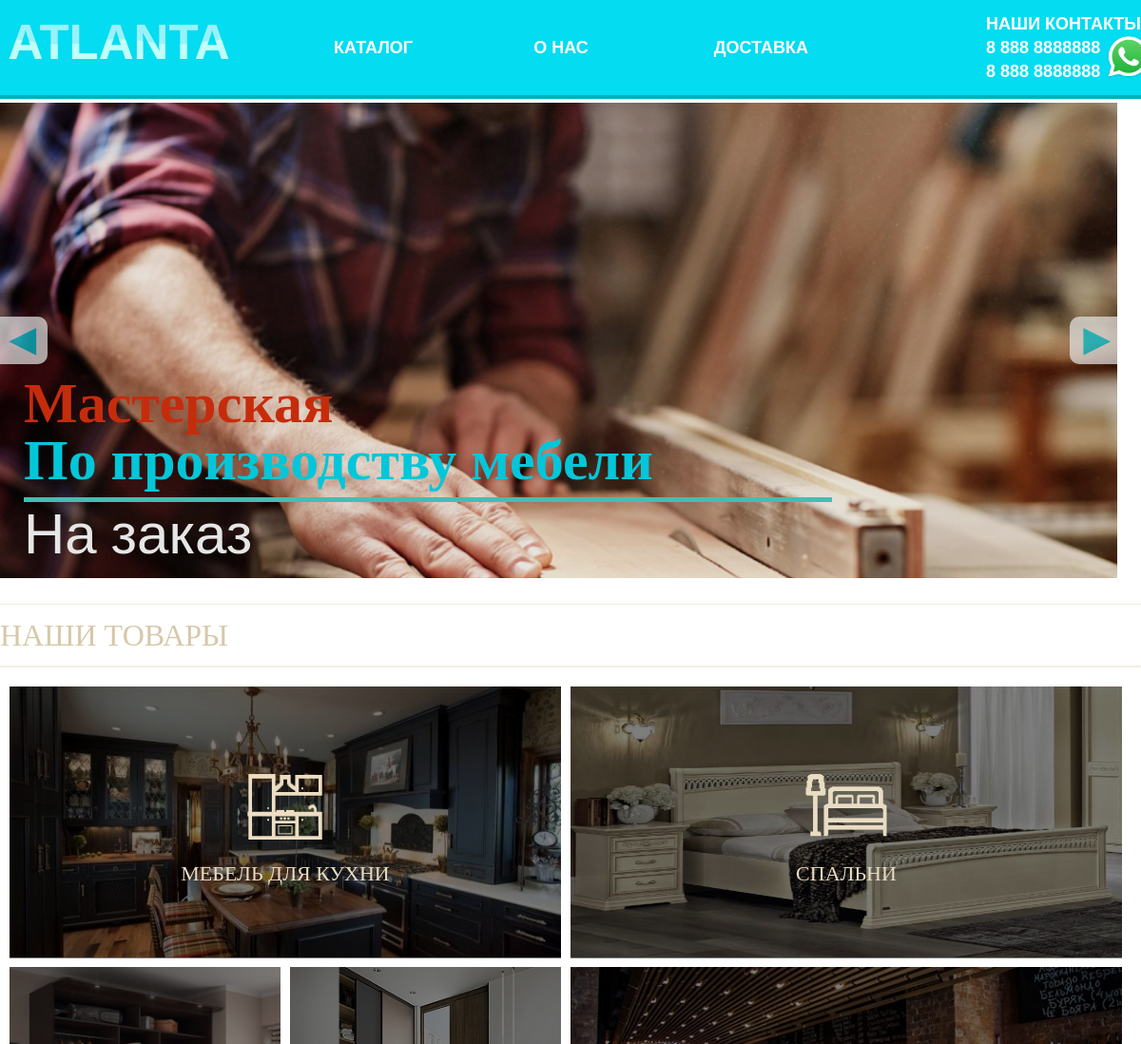
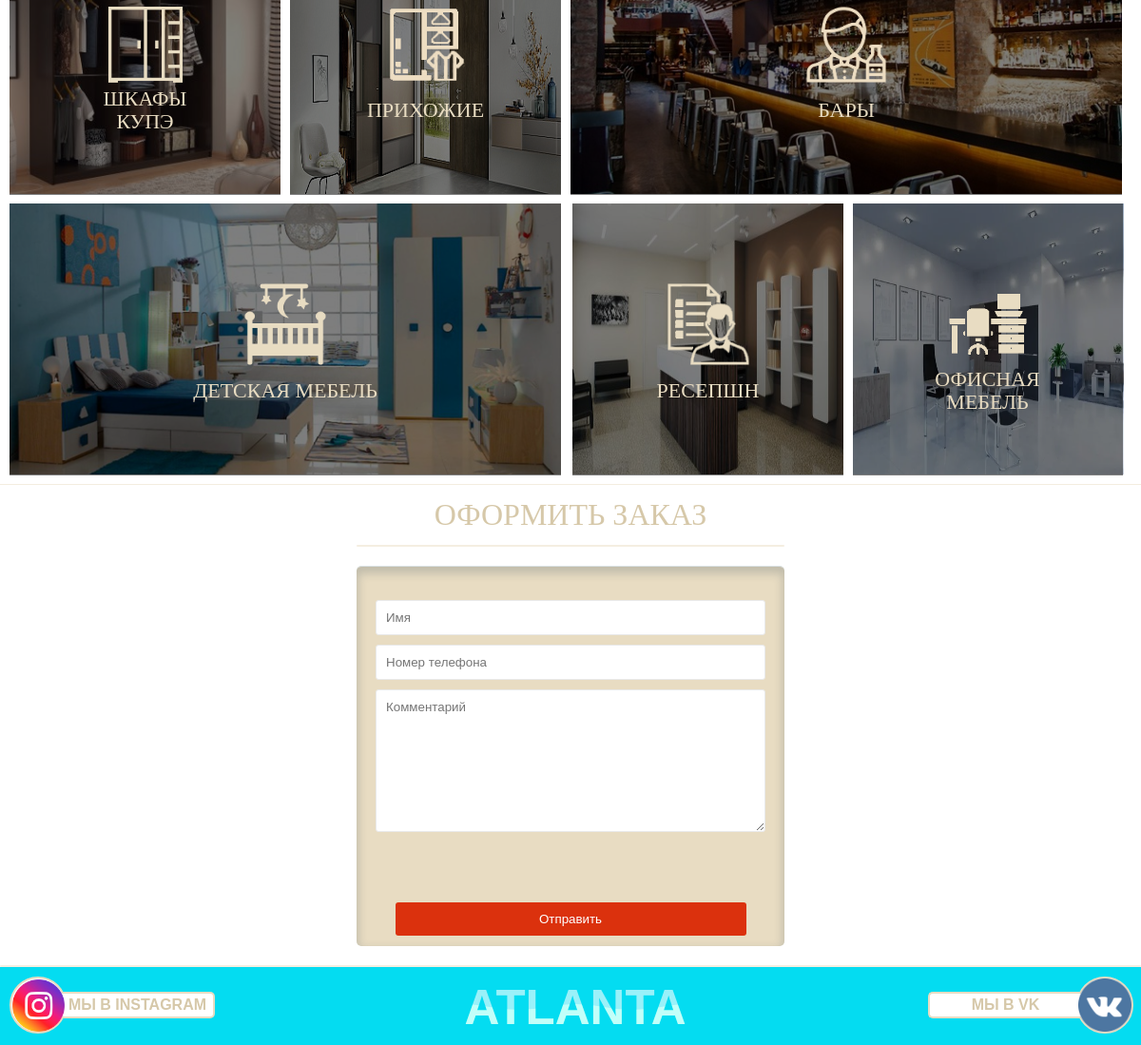
The page / on the database its author committed (2 pictures, top to bottom).
### main_content/models.py (models this page shows, shortened)
class Main(models.Model):
    main_img = models.ImageField(upload_to='car_img/', verbose_name='Большие картинки', null=True)
    main_mini_img = models.ImageField(upload_to='car_img/mini/', verbose_name='Маленькие картинки', null=True)
    main_title = models.CharField(max_length=200, verbose_name='Название блока')
    maim_date_add = models.DateTimeField(auto_now_add=True, verbose_name='Время создания')
    maim_date = models.DateTimeField(auto_now=True, verbose_name='Время изменения')
    class Meta:
        verbose_name = 'Блок контент'
        verbose_name_plural = 'Блоки контента'

### WWT/views.py (the view)
# urls.py: path('', wwt_def, name='home_page'),
def wwt_def(request):
    all_content = Main.objects.all()
    content_img1 = all_content[0].main_img.url
    content_img_mini1 = all_content[0].main_mini_img.url
    content_title1 = all_content[0].main_title
    content_img2 = all_content[1].main_img.url
    content_img_mini2 = all_content[1].main_mini_img.url
    content_title2 = all_content[1].main_title
    content_img3 = all_content[2].main_img.url
    content_img_mini3 = all_content[2].main_mini_img.url
    content_title3 = all_content[2].main_title
    content_img4 = all_content[3].main_img.url
    content_img_mini4 = all_content[3].main_mini_img.url
    content_title4 = all_content[3].main_title
    content_img5 = all_content[4].main_img.url
    content_img_mini5 = all_content[4].main_mini_img.url
    content_title5 = all_content[4].main_title
    content_img6 = all_content[5].main_img.url
    content_img_mini6 = all_content[5].main_mini_img.url
    content_title6 = all_content[5].main_title
    content_img7 = all_content[6].main_img.url
    content_img_mini7 = all_content[6].main_mini_img.url
    content_title7 = all_content[6].main_title
    content_img8 = all_content[7].main_img.url
    content_img_mini8 = all_content[7].main_mini_img.url
    content_title8 = all_content[7].main_title
    car_list_all = WWT.objects.all()
    form_product = OrderForm()
    car_img1 = car_list_all[0].car_img.url
    car_img2 = car_list_all[1].car_img.url
    car_img3 = car_list_all[2].car_img.url
    car_img4 = car_list_all[3].car_img.url
    car_img5 = car_list_all[4].car_img.url
    car_title1 = car_list_all[0].car_title
    car_title2 = car_list_all[1].car_title
    car_title3 = car_list_all[2].car_title
    car_title4 = car_list_all[3].car_title
    car_title5 = car_list_all[4].car_title
    content_list = {
        'content_img1': content_img1,
        'content_title1': content_title1,
        'content_img_mini1': content_img_mini1,
        'content_img2': content_img2,
        'content_title2': content_title2,
        'content_img_mini2': content_img_mini2,
        'content_img3': content_img3,
        'content_title3': content_title3,
        'content_img_mini3': content_img_mini3,
        'content_img4': content_img4,
        'content_title4': content_title4,
        'content_img_mini4': content_img_mini4,
        'content_img5': content_img5,
        'content_title5': content_title5,
        'content_img_mini5': content_img_mini5,
        'content_img6': content_img6,
        'content_title6': content_title6,
        'content_img_mini6': content_img_mini6,
        'content_img7': content_img7,
        'content_title7': content_title7,
        'content_img_mini7': content_img_mini7,
        'content_img8': content_img8,
        'content_title8': content_title8,
        'content_img_mini8': content_img_mini8,
    }
    car_list = {
        'car_img1': car_img1,
        'car_img2': car_img2,
        'car_img3': car_img3,
        'car_img4': car_img4,
        'car_img5': car_img5,
        'car_title1': car_title1,
        'car_title2': car_title2,
        'car_title3': car_title3,
        'car_title4': car_title4,
        'car_title5': car_title5,
        'content_list': content_list,
        'form_product': form_product,
    }
    return render(request, 'WWT/main.html', {'car_list': car_list})

### templates/WWT/main.html
{% extends 'base.html' %}
{% block content %}
{% block carusel %}
{% include 'WWT/carusel.html' %}
{% endblock %}
<div class="wrapper_product">
    {% block product %}
    {% include 'WWT/product.html' %}
    {% endblock %}
    <div class="wrapper_form">
        {% block order_form %}
        {% include 'WWT/form.html' %}
        {% endblock %}
    </div>
    <div class="form_hr2"></div>
</div>
{% endblock %}

### templates/WWT/product.html (shortened to what this page needs)
<div class="container">
    <div class="content_my_product">
        <div class="my_product_title">
            <h1 class="product_text_title">НАШИ ТОВАРЫ</h1>
            <div class="hr"></div>
            <div class="my_product_flex">
                <div class="my_product_flex_blocks">
                    <a href="/category/mebel-dlya-kuhni/" class="img_product_a">
                        <img class="mini_img" SRC="{{car_list.content_list.content_img_mini1}}" alt="">
                        <p class="mini_img_title">{{ car_list.content_list.content_title1}}</p>
                        <div id="wrap_product_inside7" onmouseover="changeItem7()" onmouseout="rechangeItem7()">
                        </div>
                    </a>
                </div>
                <div class="my_product_flex_blocks">
                    <a href="/category/spalni/" class="img_product_a">
                        <img class="mini_img" SRC="{{car_list.content_list.content_img_mini2}}" alt="">
                        <p class="mini_img_title">{{ car_list.content_list.content_title2}}</p>
                        <div id="wrap_product_inside8" onmouseover="changeItem8()" onmouseout="rechangeItem8()">
                        </div>
                    </a></div>
                <div class="my_product_flex_blocks_mini">
                    <a href="/category/shkafy-kupe/" class="img_product_a">
                        <img class="mini_img" SRC="{{car_list.content_list.content_img_mini3}}" alt="">
                        <p class="mini_img_title">{{ car_list.content_list.content_title3}}</p>
                        <div id="wrap_product_inside" onmouseover="changeItem()" onmouseout="rechangeItem()">
                        </div>
                    </a>
                </div>
                <div class="my_product_flex_blocks_mini">
                    <a href="/category/prihozhie/" class="img_product_a">
                        <img class="mini_img" SRC="{{car_list.content_list.content_img_mini4}}" alt="">
                        <p class="mini_img_title">{{ car_list.content_list.content_title4}}</p>
                        <div id="wrap_product_inside2" onmouseover="changeItem2()" onmouseout="rechangeItem2()">
                        </div>
                    </a>
                </div>
                <div class="my_product_flex_blocks_aftermini">
                    <a href="/category/bary/" class="img_product_a_after">
                        <img class="mini_img" SRC="{{car_list.content_list.content_img_mini5}}" alt="">
                        <p class="mini_img_title">{{ car_list.content_list.content_title5}}</p>
                        <div id="wrap_product_inside3" onmouseover="changeItem3()" onmouseout="rechangeItem3()">
                        </div>
                    </a>
                </div>
                <div class="my_product_flex_blocks_aftermini">
                    <a href="/category/detskaya-mebel/" class="img_product_a">
                        <img class="mini_img" SRC="{{car_list.content_list.content_img_mini6}}" alt="">
                        <p class="mini_img_title">{{ car_list.content_list.content_title6}}</p>
                        <div id="wrap_product_inside4" onmouseover="changeItem4()" onmouseout="rechangeItem4()">
                        </div>
                    </a></div>
                <div class="my_product_flex_blocks_mini"><a href="/category/resepshn/" class="img_product_a_mini">
                    <img class="mini_img" SRC="{{car_list.content_list.content_img_mini7}}" alt="">
                    <p class="mini_img_title">{{ car_list.content_list.content_title7}}</p>
                    <div id="wrap_product_inside5" onmouseover="changeItem5()" onmouseout="rechangeItem5()">
                    </div>
                </a></div>
                <div class="my_product_flex_blocks_mini"><a href="/category/ofisnaya-mebel/" class="img_product_a_mini">
                    <img class="mini_img" SRC="{{car_list.content_list.content_img_mini8}}" alt="">
                    <p class="mini_img_title">{{ car_list.content_list.content_title8}}</p>
                    <div id="wrap_product_inside6" onmouseover="changeItem6()" onmouseout="rechangeItem6()">
                    </div>
                </a></div>
            </div>
        </div>
    </div>
</div>
</div>

### WWT/static/css/style2.css (style rules this page uses)
*, *:before, *:after { padding: 0; margin: 0; border: 0; box-sizing: border-box; }
html, body { height: 100%; padding: 0; margin: 0; }
body { overflow: visible; background-color: #333; font-family: Arial, "Helvetica Neue", Helvetica, sans-serif; color: #fff; font-size: 16px; line-height: 24px; }
.container { max-width: 1200px; margin: 0 auto; }
.img_product_a_after { max-height: 282px; position: absolute; left: 0; }
.img_product_a { max-height: 282px; position: absolute; }
.img_product_a_mini { max-height: 282px; position: absolute; left: 0; }
.my_product_title { padding-top: 20px; margin-top: 20px; }
.hr { height: 2px; width: 100%; background: #e8dcc27e; margin-top: 20px; border-radius: 20px; }
.wrapper_product { background: white; box-shadow: 0px 0px 0px 0.5px #e8dcc2; }
.mini_img { position: absolute; top: 45%; left: 50%; transform: translate(-50%, -50%); width: 85px; height: 85px; }
.mini_img_title { position: absolute; top: 70%; left: 50%; transform: translate(-50%, -50%); text-align: center; color: #e8dcc2; text-decoration: none; font-size: 22px; font-family: "HelveticaNeueCyr"; }
.product_text_title { font-family: "HelveticaNeueCyr"; font-weight: lighter; color: #d6c8a9; }
.my_product_flex { display: inline-flex; flex-wrap: wrap; padding-top: 20px; }
.my_product_flex_blocks { position: relative; flex: 0 1 50%; margin-bottom: 10px; height: 285px; flex-basis: 580px; margin-left: 10px; }
.my_product_flex_blocks_mini { position: relative; flex: 0 1 50%; flex-basis: 285px; margin-bottom: 10px; width: 285px; height: 285px; margin-left: 10px; }
.my_product_flex_blocks_aftermini { position: relative; flex: 0 1 50%; flex-basis: 580px; max-height: 285px; margin-bottom: 10px; margin-left: 10px; }
.my_product_flex_blocks_mini:nth-child(7) { position: relative; text-align: center; flex: 0 1 50%; flex-basis: 285px; margin-left: 12px; margin-bottom: 10px; width: 285px; height: 285px; }
#wrap_product_inside { position: relative; top: -577px; width: 285px; height: 285.5px; }
#wrap_product_inside2 { position: relative; top: -577px; width: 285px; height: 285.5px; }
#wrap_product_inside3 { position: relative; top: -577px; width: 580px; height: 285.5px; }
#wrap_product_inside4 { position: relative; top: -577px; width: 580px; height: 285.5px; }
#wrap_product_inside5 { position: relative; top: -577px; width: 285px; height: 285.5px; }
.my_product_flex_blocks_mini:last-child { width: 283px; flex-basis: 283px; }
.my_product_flex_blocks_mini:last-child a { width: 283px; }
#wrap_product_inside6 { position: relative; top: -577px; width: 285px; height: 285.5px; }
#wrap_product_inside7 { position: relative; top: -577px; width: 580px; height: 285.5px; }
#wrap_product_inside8 { position: relative; top: -577px; width: 580px; height: 285.5px; }
.wrapper_form { width: 450px; margin: 0 auto; }
.form_hr2 { height: 2px; width: 100%; background: #e8dcc27e; margin-top: 20px; border-radius: 20px; }
textarea { resize: none; }
.modal-form input, .modal-form textarea { width: 100%; margin: 5px 0; padding: 10px; border: 1px solid #e9e9e9; border-radius: 3px; outline: none; font-family: Arial, "Helvetica Neue", Helvetica, sans-serif; }
.modal-form textarea { resize: vertical; }

### rows shown on the page
Main: content_list.content_title1 "МЕБЕЛЬ ДЛЯ КУХНИ"
Main: content_list.content_title2 "СПАЛЬНИ"
Main: content_list.content_title3 "ШКАФЫ КУПЭ"
Main: content_list.content_title4 "ПРИХОЖИЕ"
Main: content_list.content_title5 "БАРЫ"
Main: content_list.content_title6 "ДЕТСКАЯ МЕБЕЛЬ"
Main: content_list.content_title7 "РЕСЕПШН"
Main: content_list.content_title8 "ОФИСНАЯ МЕБЕЛЬ"
